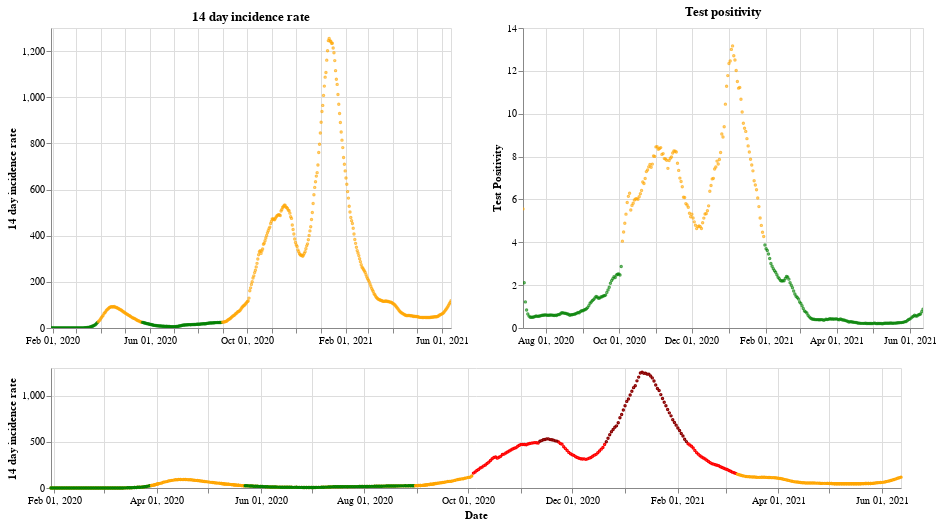

Here is the notebook cell this chart was saved with:
### Markdown cell above
## England

### Code cell
plot_traffic_light('England')

### Figure 1 — Vega-Lite specification as saved in the notebook (floating-point values rounded to 4 significant figures; data arrays with more than 128 entries replaced by an {"elided": "..."} marker saying what was removed)
{"config": {"view": {"continuousWidth": 400, "continuousHeight": 300}}, "vconcat": [{"hconcat": [{"mark": {"type": "point", "size": 2}, "encoding": {"color": {"condition": {"value": "green", "test": "(datum.twoWeeklyCasesRate <= 25)"}, "value": "orange"}, "tooltip": [{"type": "nominal", "field": "areaName"}, {"type": "temporal", "field": "date"}, {"type": "quantitative", "field": "twoWeeklyCasesRate"}, {"type": "quantitative", "field": "testPositivity"}], "x": {"type": "temporal", "axis": {"title": ""}, "field": "date", "scale": {"domain": {"selection": "DateBrush"}}, "timeUnit": "yearmonthdate"}, "y": {"type": "quantitative", "axis": {"title": "14 day incidence rate"}, "field": "twoWeeklyCasesRate"}}, "title": "14 day incidence rate", "width": 400}, {"mark": {"type": "point", "size": 2}, "encoding": {"color": {"condition": {"value": "green", "test": "(datum.testPositivity <= 4)"}, "value": "orange"}, "tooltip": [{"type": "nominal", "field": "areaName"}, {"type": "temporal", "field": "date"}, {"type": "quantitative", "field": "twoWeeklyCasesRate"}, {"type": "quantitative", "field": "testPositivity"}], "x": {"type": "temporal", "axis": {"title": ""}, "field": "date", "scale": {"domain": {"selection": "DateBrush"}}, "timeUnit": "yearmonthdate"}, "y": {"type": "quantitative", "axis": {"title": "Test Positivity"}, "field": "testPositivity"}}, "title": "Test positivity", "width": 400}]}, {"layer": [{"mark": {"type": "point", "size": 2}, "encoding": {"color": {"condition": {"value": "orange", "test": "((50 && datum.twoWeeklyCasesRate) < 150)"}, "value": "red"}, "opacity": {"condition": {"value": 1, "test": "((50 && datum.twoWeeklyCasesRate) < 500)"}, "value": 0}, "tooltip": [{"type": "nominal", "field": "areaName"}, {"type": "temporal", "field": "date"}, {"type": "quantitative", "field": "twoWeeklyCasesRate"}, {"type": "quantitative", "field": "testPositivity"}], "x": {"type": "temporal", "axis": {"title": "Date"}, "field": "date", "timeUnit": "yearmonthdate"}, "y": {"type": "quantitative", "axis": {"title": "14 day incidence rate"}, "field": "twoWeeklyCasesRate"}}, "selection": {"DateBrush": {"type": "interval", "encodings": ["x"], "fields": ["Time"]}}, "width": 850}, {"mark": {"type": "point", "size": 2}, "encoding": {"color": {"value": "darkred"}, "opacity": {"condition": {"value": 1, "test": "(datum.twoWeeklyCasesRate >= 500)"}, "value": 0}, "tooltip": [{"type": "nominal", "field": "areaName"}, {"type": "temporal", "field": "date"}, {"type": "quantitative", "field": "twoWeeklyCasesRate"}, {"type": "quantitative", "field": "testPositivity"}], "x": {"type": "temporal", "axis": {"title": "Date"}, "field": "date", "timeUnit": "yearmonthdate"}, "y": {"type": "quantitative", "axis": {"title": "14 day incidence rate"}, "field": "twoWeeklyCasesRate"}}, "width": 400}, {"mark": {"type": "point", "size": 2}, "encoding": {"color": {"condition": {"value": "green", "test": "((4 && datum.twoWeeklyCasesRate) < 25)"}, "value": "orange"}, "opacity": {"condition": {"value": 1, "test": "(datum.twoWeeklyCasesRate < 50)"}, "value": 0}, "tooltip": [{"type": "nominal", "field": "areaName"}, {"type": "temporal", "field": "date"}, {"type": "quantitative", "field": "twoWeeklyCasesRate"}, {"type": "quantitative", "field": "testPositivity"}], "x": {"type": "temporal", "axis": {"title": "Date"}, "field": "date", "timeUnit": "yearmonthdate"}, "y": {"type": "quantitative", "axis": {"title": "14 day incidence rate"}, "field": "twoWeeklyCasesRate"}}, "width": 400}], "height": 120, "width": 800}], "data": {"name": "data-cab8a1752a59bd32c097338b191d9ed2"}, "$schema": "https://vega.github.io/schema/vega-lite/v4.8.1.json", "datasets": {"data-cab8a1752a59bd32c097338b191d9ed2": {"elided": "500 records"}}}
